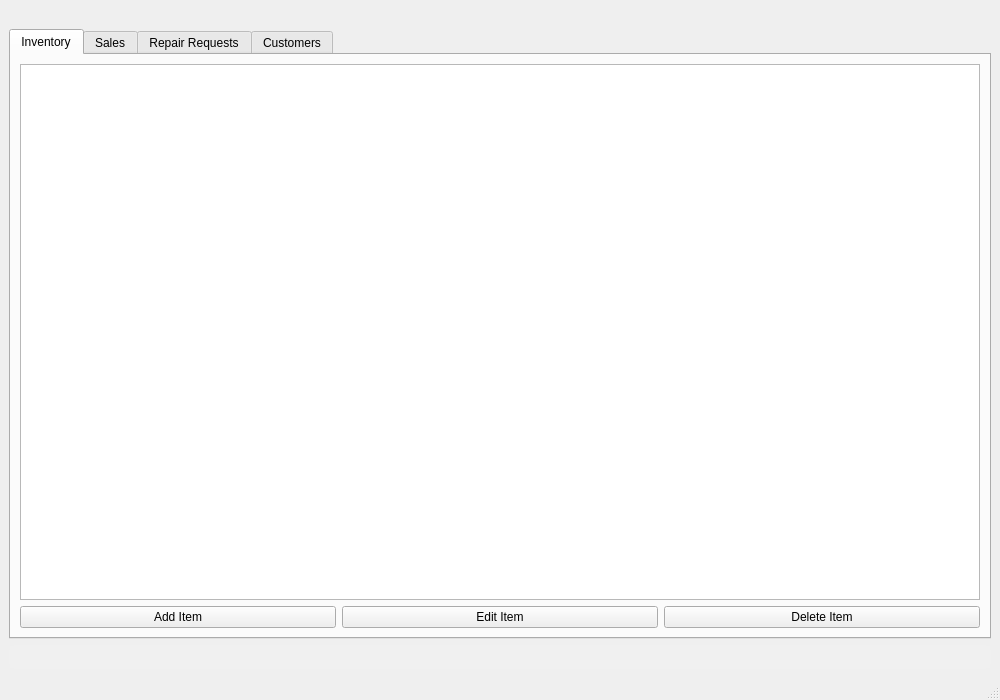
<?xml version="1.0" encoding="UTF-8"?>
<ui version="4.0">
 <class>MainWindow</class>
 <widget class="QMainWindow" name="MainWindow">
  <property name="geometry">
   <rect>
    <x>0</x>
    <y>0</y>
    <width>1000</width>
    <height>700</height>
   </rect>
  </property>
  <property name="windowTitle">
   <string>Recycle and Repair Shop</string>
  </property>
  <widget class="QWidget" name="centralwidget">
   <layout class="QVBoxLayout" name="verticalLayout">
    <item>
     <widget class="QLabel" name="dateTimeLabel">
      <property name="alignment">
       <set>Qt::AlignRight|Qt::AlignTrailing|Qt::AlignVCenter</set>
      </property>
     </widget>
    </item>
    <item>
     <widget class="QTabWidget" name="tabWidget">
      <property name="currentIndex">
       <number>0</number>
      </property>
      <widget class="QWidget" name="inventoryTab">
       <attribute name="title">
        <string>Inventory</string>
       </attribute>
       <layout class="QVBoxLayout" name="verticalLayout_2">
        <item>
         <widget class="QTableView" name="inventoryTableView"/>
        </item>
        <item>
         <layout class="QHBoxLayout" name="horizontalLayout">
          <item>
           <widget class="QPushButton" name="addItemButton">
            <property name="text">
             <string>Add Item</string>
            </property>
           </widget>
          </item>
          <item>
           <widget class="QPushButton" name="editItemButton">
            <property name="text">
             <string>Edit Item</string>
            </property>
           </widget>
          </item>
          <item>
           <widget class="QPushButton" name="deleteItemButton">
            <property name="text">
             <string>Delete Item</string>
            </property>
           </widget>
          </item>
         </layout>
        </item>
       </layout>
      </widget>
      <widget class="QWidget" name="salesTab">
       <attribute name="title">
        <string>Sales</string>
       </attribute>
       <layout class="QVBoxLayout" name="verticalLayout_3">
        <item>
         <widget class="QLineEdit" name="barcodeInput">
          <property name="placeholderText">
           <string>Scan or enter barcode...</string>
          </property>
         </widget>
        </item>
        <item>
         <widget class="QPushButton" name="sellButton">
          <property name="text">
           <string>Sell Item</string>
          </property>
         </widget>
        </item>
       </layout>
      </widget>
      <widget class="QWidget" name="repairTab">
       <attribute name="title">
        <string>Repair Requests</string>
       </attribute>
       <layout class="QVBoxLayout" name="verticalLayout_4">
        <item>
         <widget class="QTableView" name="repairTableView"/>
        </item>
        <item>
         <widget class="QPushButton" name="newRepairButton">
          <property name="text">
           <string>New Repair Request</string>
          </property>
         </widget>
        </item>
       </layout>
      </widget>
      <widget class="QWidget" name="customersTab">
       <attribute name="title">
        <string>Customers</string>
       </attribute>
       <layout class="QVBoxLayout" name="verticalLayout_5">
        <item>
         <widget class="QTableView" name="customerTableView"/>
        </item>
        <item>
         <layout class="QHBoxLayout" name="horizontalLayout_2">
          <item>
           <widget class="QPushButton" name="registerCustomerButton">
            <property name="text">
             <string>Register New Customer</string>
            </property>
           </widget>
          </item>
          <item>
           <widget class="QPushButton" name="searchCustomerButton">
            <property name="text">
             <string>Search Customer</string>
            </property>
           </widget>
          </item>
         </layout>
        </item>
       </layout>
      </widget>
     </widget>
    </item>
    <item>
     <widget class="QLabel" name="notificationLabel">
      <property name="styleSheet">
       <string notr="true">background-color: #f0f0f0; padding: 5px; border-radius: 5px;</string>
      </property>
      <property name="alignment">
       <set>Qt::AlignCenter</set>
      </property>
     </widget>
    </item>
   </layout>
  </widget>
  <widget class="QMenuBar" name="menubar">
   <property name="geometry">
    <rect>
     <x>0</x>
     <y>0</y>
     <width>1000</width>
     <height>22</height>
    </rect>
   </property>
  </widget>
  <widget class="QStatusBar" name="statusbar"/>
 </widget>
 <resources/>
 <connections/>
</ui>
